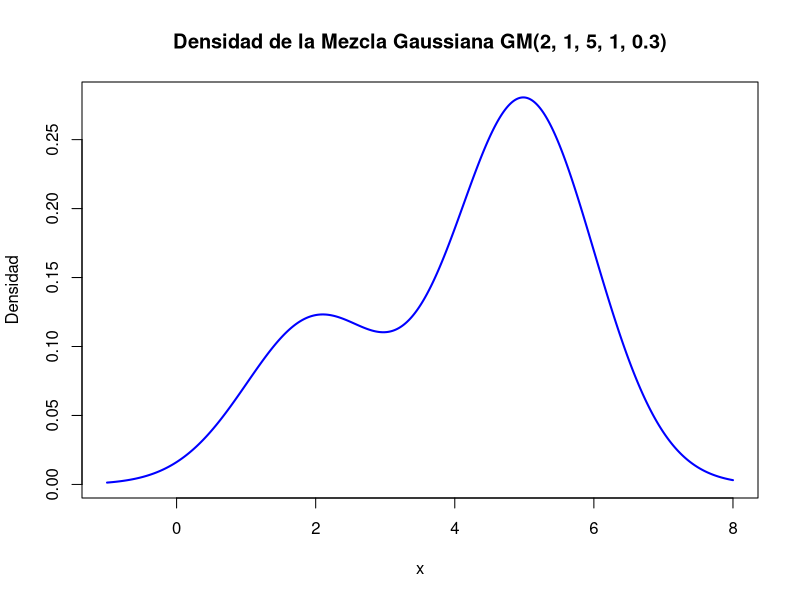
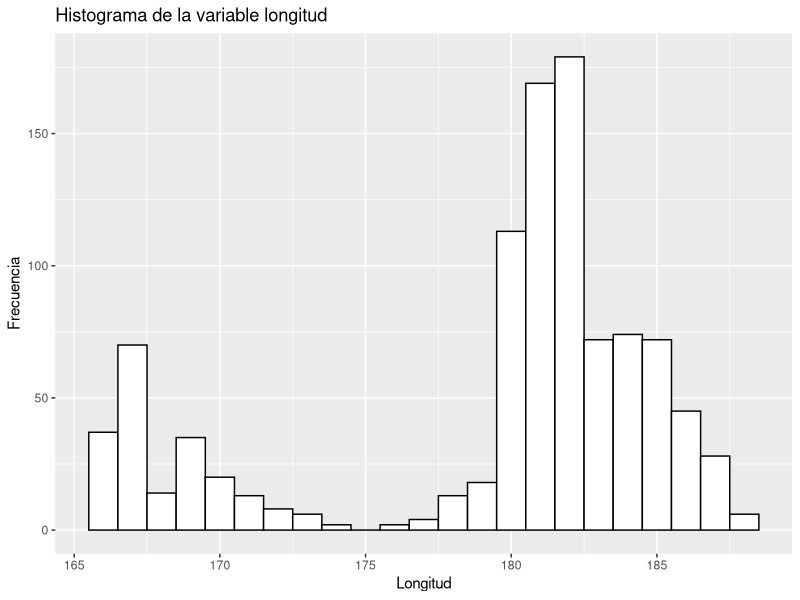
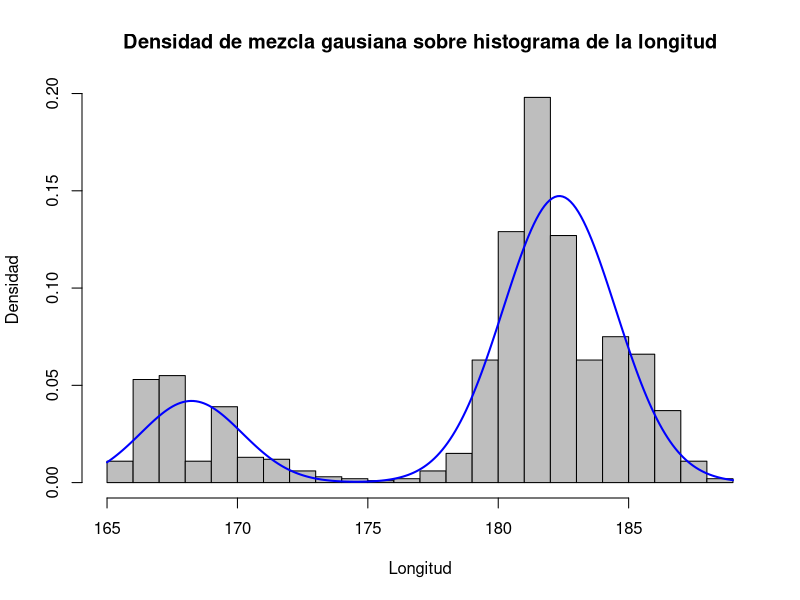
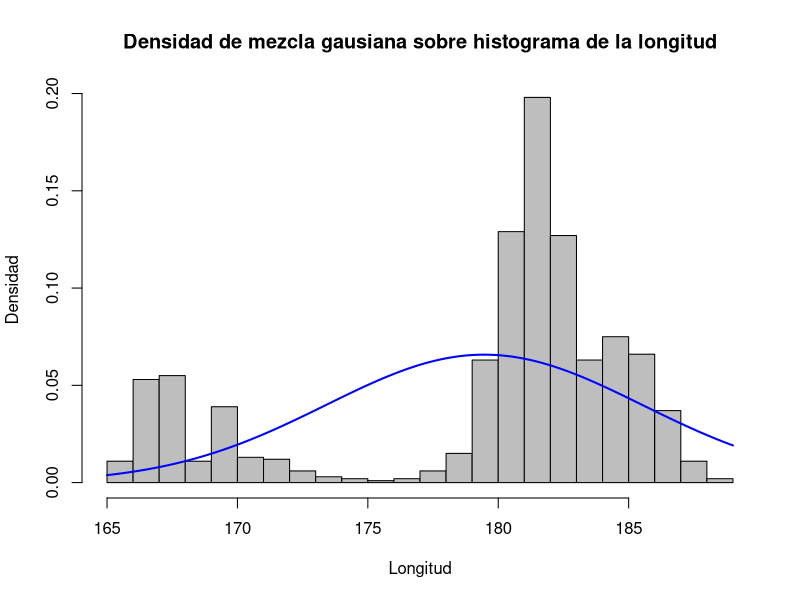
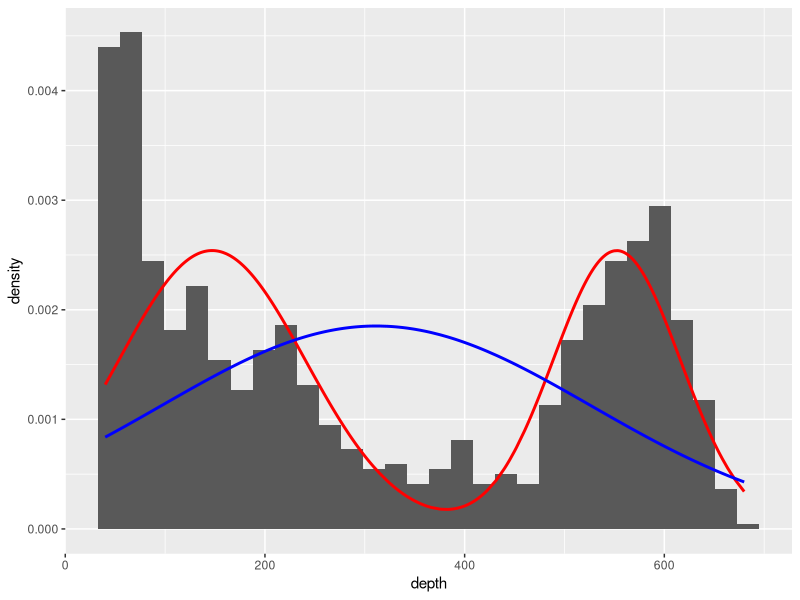
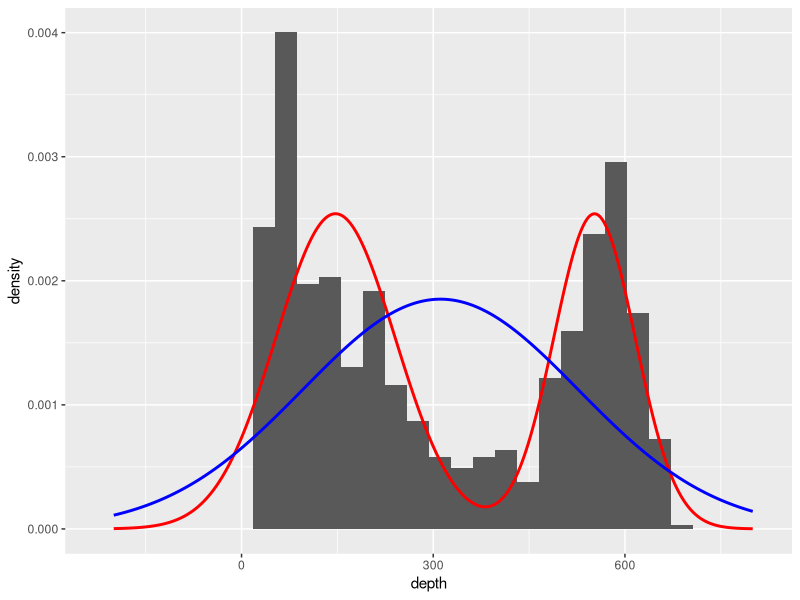
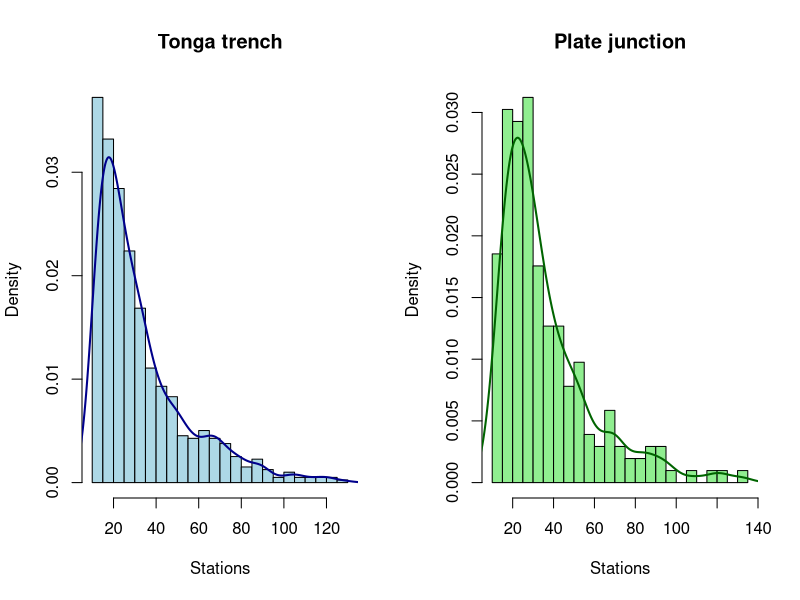

Write the R code that produced these figures, in order.
## ---- chunk 1
knitr::opts_chunk$set(echo = TRUE)

rm(list=ls())

library(mclust)
library(ggplot2)
library(dplyr)
library(tidyr)
## ---- chunk 2
data<-quakes
## ---- chunk 3
densidadmg <- function(x, mu1, sd1, mu2, sd2, w) {
  densidad <- w * dnorm(x, mean = mu1, sd = sd1) + (1-w) * dnorm(x, mean = mu2, sd = sd2)
  return(densidad)
}
## ---- chunk 4
# Establecemos el rango de x
x <- seq(-1, 8, length.out = 500)

#Calculamos la densidad
densidad <- densidadmg(x, 2,1,5,1,0.3)

#Graficamos la densidad
plot(x, densidad, type = "l", col = "blue", lwd = 2,
     main = "Densidad de la Mezcla Gaussiana GM(2, 1, 5, 1, 0.3)",
     xlab = "x", ylab = "Densidad")
## ---- chunk 5
p <- ggplot(data, aes(x=long)) + 
  geom_histogram(color="black", fill="white", breaks=(floor(min(data$long))+0.5):(ceiling(max(data$long))-0.5)) +
  labs(title="Histograma de la variable longitud",x="Longitud", y = "Frecuencia")
p
## ---- chunk 6
#Creamos la función de log-verosimilitud negativa
log_verosimilitud <- function(params, x) {
  mu1 <- params[1]
  sd1 <- params[2]
  mu2 <- params[3]
  sd2 <- params[4]
  w <- params[5]

  # Calcular la log-verosimilitud negativa
  densidades <- densidadmg(x, mu1, sd1, mu2, sd2, w)
  return(-sum(log(densidades)))
}

# Buscamos los valores optimizando
resultado <- optim(
  par = c(167,2,182,2,0.3),
  fn = log_verosimilitud,
  x = data$long,
  method = "L-BFGS-B",
  lower = c(-Inf, 0.01, -Inf, 0.01, 0.01),
  upper = c(Inf, Inf, Inf, Inf, 0.99)
)

cat("Estimación del parámetro mu1:",resultado$par[1],"\n")
cat("Estimación del parámetro sd1:",resultado$par[2],"\n")
cat("Estimación del parámetro mu2:",resultado$par[3],"\n")
cat("Estimación del parámetro sd2:",resultado$par[4],"\n")
cat("Estimación del parámetro w:",resultado$par[5],"\n")
## ---- chunk 7
x <- seq(165,189,length.out = 240)
y <- densidadmg(x, resultado$par[1],resultado$par[2],resultado$par[3],resultado$par[4],resultado$par[5])

# Crear el histograma
hist(data$long, breaks = 30, probability = TRUE, col = "gray", xlab = "Longitud", ylab = "Densidad", main = "")

# Superponer la curva de densidad
title <- "Densidad de mezcla gausiana sobre histograma de la longitud"
lines(x, y, col = "blue", lwd = 2, lty = 1)
title(main = title)
## ---- chunk 8
#Creamos la función de log-verosimilitud negativa
log_verosimilitud2 <- function(params, x) {
  mu <- params[1]
  sd <- params[2]

  # Calcular la log-verosimilitud negativa
  densidades <- dnorm(x, mean = mu, sd = sd)
  return(-sum(log(densidades)))
}

# Buscamos los valores optimizando
resultado2 <- optim(
  par = c(mean(data$long),sd(data$long)),
  fn = log_verosimilitud2,
  x = data$long,
  method = "L-BFGS-B",
  lower = c(-Inf, 0.01),
  upper = c(Inf, Inf)
)

cat("Estimación del parámetro mu:",resultado2$par[1],"\n")
cat("Estimación del parámetro sd:",resultado2$par[2],"\n")
## ---- chunk 9
x <- seq(165,189,length.out = 240)
y <- dnorm(x, resultado2$par[1],resultado2$par[2])

# Crear el histograma
hist(data$long, breaks = 30, probability = TRUE, col = "gray", xlab = "Longitud", ylab = "Densidad", main = "")

# Superponer la curva de densidad
title <- "Densidad de mezcla gausiana sobre histograma de la longitud"
lines(x, y, col = "blue", lwd = 2, lty = 1)
title(main = title)
## ---- chunk 10
# Definimos las funciones para calcular el AIC y BIC a partir de las logverosimilitudes
AICfromL <- function(x, params, LogLike){
  return(  2*length(params) + 2*LogLike(params,x) ) #Sumamos en vez de restar porque las LogVerosimilitudes las hemos cambiado de signo
}
BICfromL <- function(x, params, LogLike){
  return( length(params)*log(length(x)) + 2*LogLike(params,x) ) # idem a AICfromL
}

#AIC y BIC del modelo gaussiano simple:

AICsimple <- AICfromL(data$long, params = resultado2$par, log_verosimilitud2)
BICsimple <- BICfromL(data$long, params = resultado2$par, log_verosimilitud2)

cat('\nResultados de los criterios AIC y BIC para el modelo simple: \nAIC:', AICsimple,'\nBIC:', BICsimple)

#AIC y BIC del modelo gaussiano ponderado:
AICponderado <- AICfromL(data$long, params = resultado$par, log_verosimilitud)
BICponderado <- BICfromL(data$long, params = resultado$par, log_verosimilitud)

cat('\n\nResultados de los criterios AIC y BIC para el modelo ponderado: \nAIC:', AICponderado,'\nBIC:', BICponderado)


## ---- chunk 11
resultado_lat_simple <- optim(
  par = c(mean(data$lat), sd(data$lat)),
  fn = log_verosimilitud2,
  x = data$lat,
  method = "L-BFGS-B",
  lower = c(-Inf, 0.01, -Inf, 0.01, 0.01),
  upper = c(Inf, Inf, Inf, Inf, 0.99)
)

resultado_lat_pond <- optim(
  par = c(15,2,25,2,0.3),
  fn = log_verosimilitud,
  x = data$lat,
  method = "L-BFGS-B",
  lower = c(-Inf, 0.01, -Inf, 0.01, 0.01),
  upper = c(Inf, Inf, Inf, Inf, 0.99)
)

AIC_lat_simple <- AICfromL(data$lat, params = resultado_lat_simple$par, log_verosimilitud2)
BIC_lat_simple <- BICfromL(data$lat, params = resultado_lat_simple$par, log_verosimilitud2)

cat('\nResultados de los criterios AIC y BIC para el modelo simple aplicado a latitud son: \nAIC:', AIC_lat_simple,'\nBIC:', BIC_lat_simple)

AIC_lat_pond <- AICfromL(data$lat, params = resultado_lat_pond$par, log_verosimilitud)
BIC_lat_pond <- BICfromL(data$lat, params = resultado_lat_pond$par, log_verosimilitud)

cat('\nResultados de los criterios AIC y BIC para el modelo ponderado aplicado a latitud son: \nAIC:', AIC_lat_pond,'\nBIC:', BIC_lat_pond)

## ---- chunk 12
resultado_prof_simple <- optim(
  par = c(mean(data$depth), sd(data$depth)),
  fn = log_verosimilitud2,
  x = data$depth,
  method = "L-BFGS-B",
  lower = c(-Inf, 0.01, -Inf, 0.01, 0.01),
  upper = c(Inf, Inf, Inf, Inf, 0.99)
)

resultado_prof_pond <- optim(
  par = c(75,60,600,150,0.7), #Inicializamos viendo en el histograma dónde parecen estar los dos centros de las gaussianas 170, 600
  fn = log_verosimilitud,
  x = data$depth,
  method = "L-BFGS-B",
  lower = c(0, 0.01, -Inf, 0.01, 0.01),
  upper = c(Inf, Inf, Inf, Inf, 0.99)
)

AIC_prof_simple <- AICfromL(data$lat, params = resultado_lat_simple$par, log_verosimilitud2)
BIC_prof_simple <- BICfromL(data$lat, params = resultado_lat_simple$par, log_verosimilitud2)

cat('\nResultados de los criterios AIC y BIC para el modelo simple aplicado a profundidad son: \nAIC:', AIC_prof_simple,'\nBIC:', BIC_prof_simple)

AIC_prof_pond <- AICfromL(data$lat, params = resultado_prof_pond$par, log_verosimilitud)
BIC_prof_pond <- BICfromL(data$lat, params = resultado_prof_pond$par, log_verosimilitud)

cat('\nResultados de los criterios AIC y BIC para el modelo ponderado aplicado a profundidad son: \nAIC:', AIC_prof_pond,'\nBIC:', BIC_prof_pond, '\n\n')

Xaxis <- seq(-200,800, by = 1)
densidadobtenidaX <- densidadmg( Xaxis, resultado_prof_pond$par[1], resultado_prof_pond$par[2], resultado_prof_pond$par[3], resultado_prof_pond$par[4], resultado_prof_pond$par[5] )
densidadobtenidadepth  <- densidadmg( data$depth, resultado_prof_pond$par[1], resultado_prof_pond$par[2], resultado_prof_pond$par[3], resultado_prof_pond$par[4], resultado_prof_pond$par[5] )

ggplot(data = data)+
  geom_histogram( aes(x = depth, y = ..density..) )+
  geom_line( aes( x = depth, y = densidadobtenidadepth), linewidth = 1, col = "red")+
  geom_line( aes( x = depth,y = dnorm(depth, resultado_prof_simple$par[1],resultado_prof_simple$par[2])), linewidth = 1, col = "blue")

## ---- chunk 13
ggplot()+
  geom_histogram( data = data, aes(x = depth, y = ..density..) )+
  geom_line( aes( x = Xaxis, y = densidadobtenidaX), linewidth = 1, col = "red")+
  geom_line( aes( x = Xaxis,y = dnorm(Xaxis, resultado_prof_simple$par[1],resultado_prof_simple$par[2])), linewidth = 1, col = "blue")
## ---- chunk 14
data$class <- ifelse(data$long > 175, "Tonga trench", "Plate junction")

# Separamos en un dataset por evento

data_Tonga<-data %>%
  filter(class=="Tonga trench")

data_Plate<- data %>%
  filter(class=="Plate junction")

# Función para calcular intervalos de confianza (formato aseado)
intervalo_confianza <- function(x, nivel = 0.95) {
  n <- length(x)
  mean_x <- mean(x)
  se <- sd(x) / sqrt(n)  # Error estándar
  error <- qt((1 + nivel) / 2, df = n - 1) * se
  c(Media = mean_x, LI = mean_x - error, LS = mean_x + error)
}

# Procesar datos para Tonga Trench
resultados_tonga <- data_Tonga %>%
  summarise(
    Longitud = intervalo_confianza(long),
    Latitud = intervalo_confianza(lat),
    Profundidad = intervalo_confianza(depth)
  )

# Trasponer y renombrar columnas para Tonga
resultados_tonga <- as.data.frame(t(resultados_tonga))  # Transponer
colnames(resultados_tonga) <- c("Media", "Valor inferior", "Valor superior")  # Renombrar columnas

# Procesar datos para Plate Junction
resultados_plate <- data_Plate %>%
  summarise(
    Longitud = intervalo_confianza(long),
    Latitud = intervalo_confianza(lat),
    Profundidad = intervalo_confianza(depth)
  )

# Trasponer y renombrar columnas para Plate
resultados_plate <- as.data.frame(t(resultados_plate))  # Transponer
colnames(resultados_plate) <- c("Media", "Valor inferior", "Valor superior")  # Renombrar columnas

# Mostrar resultados
# Resultados de Tonga
print(resultados_tonga)

#Resultados para Plate junction
print(resultados_plate)
## ---- chunk 15

# Dividir los datos en dos grupos según la magnitud
grupo1 <- data$stations[data$class == "Tonga trench"]
grupo2 <- data$stations[data$class == "Plate junction"]

## ---- chunk 16

par(mfrow = c(1, 2)) 

# Histograma para el grupo "Tonga trench"
hist(grupo1, 
     breaks = 20, 
     col = "lightblue", 
     main = "Tonga trench", 
     xlab = "Stations", 
     probability = TRUE)
lines(density(grupo1), col = "darkblue", lwd = 2)

# Histograma para el grupo "Plate junction"
hist(grupo2, 
     breaks = 20, 
     col = "lightgreen", 
     main = "Plate junction", 
     xlab = "Stations", 
     probability = TRUE)
lines(density(grupo2), col = "darkgreen", lwd = 2)

## ---- chunk 17

shapiro.test(grupo1) # para el grupo Tonga trench
shapiro.test(grupo2) # para el grupo Plate junction

## ---- chunk 18

set.seed(123) # Para reproducibilidad

# Crear una función para calcular la diferencia de medias
diff_means <- function(data1, data2) {
  mean(data1) - mean(data2)
}

# Bootstrap
n_boot <- 10000
boot_diff <- replicate(n_boot, {
  sample1 <- sample(grupo1, length(grupo1), replace = TRUE)
  sample2 <- sample(grupo2, length(grupo2), replace = TRUE)
  diff_means(sample1, sample2)
})

# Intervalo de confianza al 99% y al 90%
ci_99 <- quantile(boot_diff, probs = c(0.005, 0.995))
ci_90 <- quantile(boot_diff, probs = c(0.05, 0.95))

print(ci_99)
print(ci_90)

# Verificar si el intervalo incluye 0
if (ci_99[1] > 0 || ci_99[2] < 0) {
  cat("Rechazamos H0 al nivel de significancia 0.01\n")
} else {
  cat("No podemos rechazar H0 al nivel de significancia 0.01\n")
}

if (ci_90[1] > 0 || ci_90[2] < 0) {
  cat("Rechazamos H0 al nivel de significancia 0.1\n")
} else {
  cat("No podemos rechazar H0 al nivel de significancia 0.1\n")
}
